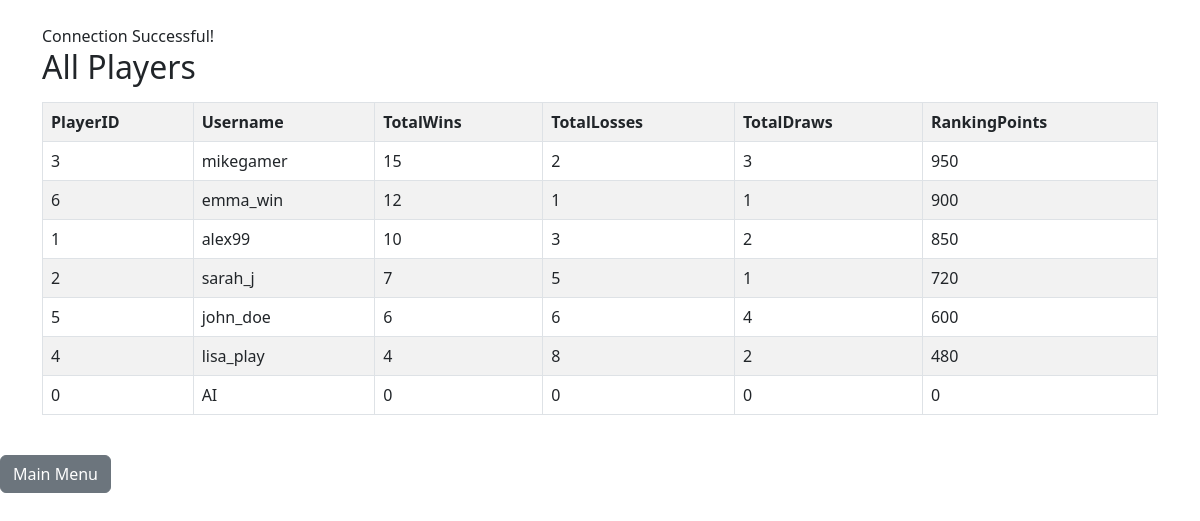
The app's page /queries/display_players.php with its own data.
### tables this page shows
CREATE TABLE Player (
    PlayerID INT PRIMARY KEY,
    TotalWins INT DEFAULT 0,
    TotalLosses INT DEFAULT 0,
    TotalDraws INT DEFAULT 0,
    RankingPoints INT DEFAULT 0,
    FOREIGN KEY (PlayerID) REFERENCES GameUser(UserID)
        ON DELETE CASCADE
        ON UPDATE CASCADE
);

CREATE TABLE GameUser (
    UserID INT PRIMARY KEY,
    Username VARCHAR(40) UNIQUE NOT NULL,
    Email VARCHAR(50) UNIQUE NOT NULL,
    Password VARCHAR(40) NOT NULL
);

### queries/display_players.php (the view, shortened to what this page needs)
<?php
$servername = "localhost";
$username   = "root";
$password   = "";
$database   = "tictactoe";
$conn = new mysqli($servername, $username, $password, $database);
if ($conn->connect_error) {
	die("Connection failed: " . $conn->connect_error);
} else {
	echo "<link rel='stylesheet' href='https://cdn.jsdelivr.net/npm/bootstrap@5.3.0/dist/css/bootstrap.min.css'>";
	echo "<div class='container mt-4'>";
	echo "Connection Successful! <br>";
}
$query = "SELECT p.PlayerID, gu.Username, p.TotalWins, p.TotalLosses, p.TotalDraws, p.RankingPoints
          FROM Player p
          JOIN GameUser gu ON p.PlayerID = gu.UserID
          ORDER BY p.RankingPoints DESC LIMIT 10";
$result = $conn->query($query);
echo "<h2>All Players</h2>";
if ($result->num_rows > 0) {
	echo "<table class='table table-bordered table-striped mt-3'>";
	echo "<tr><th>PlayerID</th><th>Username</th><th>TotalWins</th><th>TotalLosses</th><th>TotalDraws</th><th>RankingPoints</th></tr>";
	while ($row = $result->fetch_assoc()) {
		echo "<tr>
			<td>" . $row["PlayerID"] . "</td>
			<td>" . $row["Username"] . "</td>
			<td>" . $row["TotalWins"] . "</td>
			<td>" . $row["TotalLosses"] . "</td>
			<td>" . $row["TotalDraws"] . "</td>
			<td>" . $row["RankingPoints"] . "</td>
		</tr>";
	}
	echo "</table>";
} else {
	echo "No players found.";
}
echo "</div><br><a class='btn btn-secondary' href='../index.php'>Main Menu</a>";
?>

### records on screen
player: PlayerID "3", PlayerID.Username "mikegamer", TotalWins "15", TotalLosses "2", TotalDraws "3", RankingPoints "950"
player: PlayerID "6", PlayerID.Username "emma_win", TotalWins "12", TotalLosses "1", TotalDraws "1", RankingPoints "900"
player: PlayerID "1", PlayerID.Username "alex99", TotalWins "10", TotalLosses "3", TotalDraws "2", RankingPoints "850"
player: PlayerID "2", PlayerID.Username "sarah_j", TotalWins "7", TotalLosses "5", TotalDraws "1", RankingPoints "720"
player: PlayerID "5", PlayerID.Username "john_doe", TotalWins "6", TotalLosses "6", TotalDraws "4", RankingPoints "600"
player: PlayerID "4", PlayerID.Username "lisa_play", TotalWins "4", TotalLosses "8", TotalDraws "2", RankingPoints "480"
player: PlayerID "0", PlayerID.Username "AI", TotalWins "0", TotalLosses "0", TotalDraws "0", RankingPoints "0"
